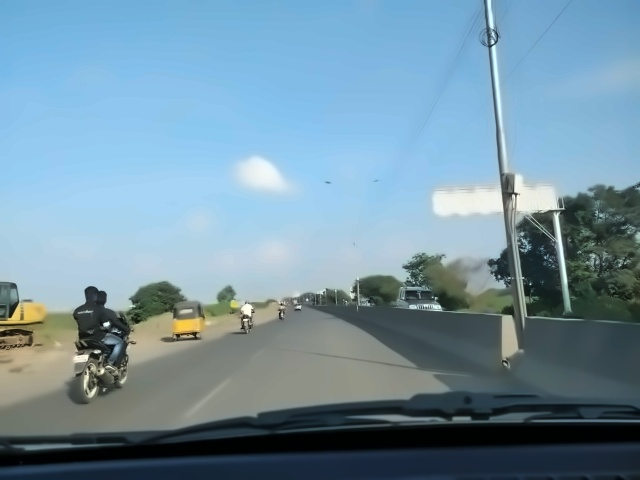
#> input picture dataset/denoise14.jpg, 640 x 480 px, given in place of dayLane.webm, which was not available
$ jupyter execute --allow-errors 'Particle Filter Based Lane Detection.ipynb'   (text cells are left out)
#> lines starting #> are read from the running program, lines starting #| are printed output that depends on the picture; after the words box and inside, x2 and y2 are one past the last pixel; in counts of white or black regions, pixels touching at a corner belong together; pictures that were not available may be replaced by others from this repository, and a replacement may not be noted
[cell 1]
import numpy as np
import scipy
import scipy.stats
from numpy.random import uniform,randn
from numpy.linalg import norm

import os
import sys
import csv
import cv2
import glob
import numpy as np
#from ParticleFilter import ParticleFilter

[cell 2]
# %load ParticleFilter.py
'''
Class: ParticleFilter
implements simple particle filter algorithm.
'''

from filterpy.monte_carlo import systematic_resample
class ParticleFilter:
	def __init__(self,N,x_range,sensor_err,par_std):
#> further down, frame is the input picture: shape (480, 640, 3); mean B, G, R 162.6, 146.1, 116
		self.N = N
		self.x_range = x_range
		self.create_uniform_particles()
		self.weights = np.zeros(N)
		self.u = 0.00
		self.initial_pose = 0
		self.sensor_std_err = sensor_err
		self.particle_std = par_std

	def create_uniform_particles(self):
	    self.particles = np.empty((self.N, 1))
	    self.particles[:, 0] = uniform(self.x_range[0], self.x_range[1], size=self.N)
	    return self.particles


	def predict(self,particles, std, u, dt=1.):
	    self.N = len(particles)
	    self.particles[:,0] += u + (randn(self.N)*std)


	def update(self,particles, weights, z, R, init_var):
	    self.weights.fill(1.)

	    self.distance = np.linalg.norm(self.particles[:, 0:1] - init_var, axis=1)
	    self.weights *= scipy.stats.norm(self.distance, R).pdf(z)

	    self.weights += 1.e-300      # avoid round-off to zero
	    self.weights /= sum(self.weights) # normalize


	def estimate(self,particles, weights):
	    """returns mean and variance of the weighted particles"""
	    self.pos = self.particles[:, 0:1]
	    self.mean = np.average(self.pos, weights=self.weights, axis=0)
	    self.var  = np.average((self.pos - self.mean)**2, weights=self.weights, axis=0)
	    return self.mean, self.var


	def neff(self,weights):
	    return 1. / np.sum(np.square(self.weights)+1.e-300) #handle zero round-off


	def resample_from_index(self,particles, weights, indexes):
	    self.particles[:] = self.particles[self.indexes]
	    self.weights[:] = self.weights[self.indexes]
	    self.weights /= np.sum(self.weights)

	def filterdata(self, data):
	    self.predict(self.particles, u=self.u, std=self.particle_std)
	    self.update(self.particles, self.weights, z=data, R=self.sensor_std_err, init_var=self.initial_pose)
	    if self.neff(self.weights) < self.N/2: #Perform systematic resampling.
	        self.indexes = systematic_resample(self.weights)
	        self.resample_from_index(self.particles, self.weights, self.indexes)
	    mu, _ = self.estimate(self.particles, self.weights)
	    return mu


if __name__ == '__main__':
	print ("ParticlFilter class implementation")
	xl_int_pf=ParticleFilter(N=10000,x_range=(0,800),sensor_err=1,par_std=100)

[cell 3]
def get_praticle_filterImg(image):
    fname = image

    intercepts = []
    xl_int_pf=ParticleFilter(N=1000,x_range=(0,1500),sensor_err=1,par_std=100)
    xl_phs_pf=ParticleFilter(N=1000,x_range=(15,90),sensor_err=0.3,par_std=1)
    xr_int_pf=ParticleFilter(N=1000,x_range=(100,1800),sensor_err=1,par_std=100)
    xr_phs_pf=ParticleFilter(N=1000,x_range=(15,90),sensor_err=0.3,par_std=1)

    #tracking queues
    xl_int_q = [0]*15
    xl_phs_q = [0]*15
    count = 0


    # Load image and prepare output image
    orig_img = fname


    # Scale down the image - Just for better display.
    orig_height,orig_width=orig_img.shape[:2]
#> orig_height = 480; orig_width = 640
    print("orig_height = "+ str(orig_height) + '  ' + "origWidth = "+ str(orig_width))####################
#| orig_height = 480  origWidth = 640
    # orig_img=cv2.resize(orig_img,(orig_width/2,orig_height/2),interpolation = cv2.INTER_CUBIC)
    # orig_height,orig_width=orig_img.shape[:2]

    # Part of the image to be considered for lane detection
    upper_threshold=0.4
    lower_threshold=0.2

    # Copy the part of original image to temporary image for analysis.
    img=orig_img[int(upper_threshold*orig_height):int((1- lower_threshold)*orig_height),:]
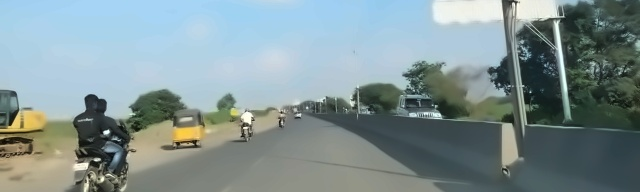
#> img: shape (192, 640, 3); mean B, G, R 148.1, 146.4, 128.8

    # Convert temp image to GRAY scale
    img=cv2.cvtColor(img,cv2.COLOR_BGR2GRAY)
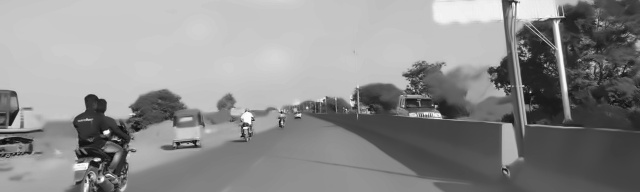
#> img: shape (192, 640); min 9, max 254, mean 141.3
    height,width=img.shape[:2]
#> height = 192; width = 640

        # Image processing to extract better information form images.
        # Adaptive Biateral Filter:
    img = cv2.bilateralFilter(img,9,75,75)
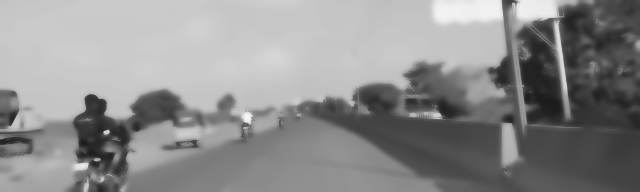
#> img: shape (192, 640); min 26, max 250, mean 141.2
        # Equalize the histogram to account for better contrast in the images.
    img = cv2.equalizeHist(img);
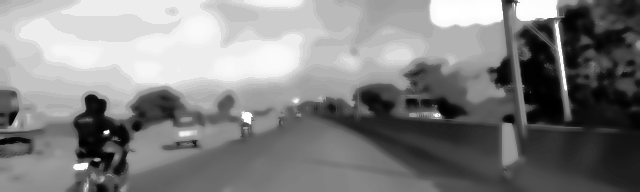
#> img: shape (192, 640); min 0, max 255, mean 129.4
        # Apply Canny Edge Detector to detect the edges in the image.
    bin_img = cv2.Canny(img,30,60,apertureSize = 3)
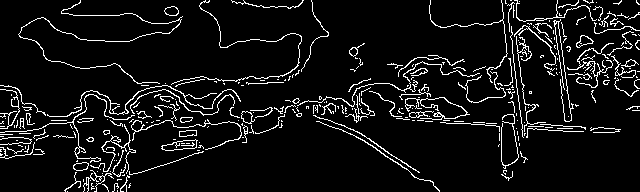
#> bin_img: shape (192, 640); 7.5% white in thin lines or dots
    cv2.imshow('canny',bin_img)

        #Thresholds for lane detection. Emperical values, detected from trial and error.
    xl_low = int(-1*orig_width) # low threshold for left x_intercept
#> xl_low = -640
    xl_high = int(0.8*orig_width) # high threshold for left x_intercept
#> xl_high = 512
    xr_low = int(0.2*orig_width)  # low threshold for right x_intercept
#> xr_low = 128
    xr_high = int(2*orig_width) # high threshold for right x_intercept
#> xr_high = 1280
    xl_phase_threshold = 15  # Minimum angle for left x_intercept
    xr_phase_threshold = 14  # Minimum angle for right x_intercept
    xl_phase_upper_threshold = 80  # Maximum angle for left x_intercept
    xr_phase_upper_threshold = 80  # Maximum angle for right x_intercept

    # Arrays/Containers for intercept values and phase angles.
    xl_arr = np.zeros(xl_high-xl_low)
#> xl_arr = 1152 values from 0 to 0
    xr_arr = np.zeros(xr_high-xr_low)
#> xr_arr = 1152 values from 0 to 0
    xl_phase_arr = []
    xr_phase_arr = []

    # Intercept Bandwidth: Used to assign weights to neighboring pixels.
    intercept_bandwidth = 6

    # Run Probabilistic Hough Transform to extract line segments from Binary image.
    lines=cv2.HoughLinesP(bin_img,rho=1,theta=np.pi/180,threshold=30,minLineLength=20,maxLineGap=5)
#> lines = 93 rows, first 6: [440, 122, 461, 123], [522, 125, 563, 128], [555, 130, 577, 131], [313, 110, 333, 104], [513, 105, 537, 104], [561, 70, 602, 64]
    cv2.imshow('hough',lines)

    # Loop for every single line detected by Hough Transform
    # print len(lines[0])

    for l in lines:
        for x1,y1,x2,y2 in l:
            if(x1<x2 and y1>y2 and x1 < 0.6*width  and x2 > 0.2*width):
                norm = cv2.norm(float(x1-x2),float(y1-y2))
                phase = cv2.phase(np.array(x2-x1,dtype=np.float32), np.array(y1-y2,dtype=np.float32), \
                                  angleInDegrees=True)
                if(phase<xl_phase_threshold or phase > xl_phase_upper_threshold or x1 > 0.5 * orig_width): #Filter out the noisy lines
                    continue
                xl = int(x2 - (height+lower_threshold*orig_height-y2)/np.tan(phase*np.pi/180))
                    # Show the Hough Lines
                cv2.line(orig_img,(x1,y1+int(orig_height*upper_threshold)),(x2,y2+int(orig_height*upper_threshold)), \
                         (0,0,255),2)

                    # If the line segment is a lane, get weights for x-intercepts
                try:
                    for i in range(xl - intercept_bandwidth,xl + intercept_bandwidth):
                        xl_arr[i-xl_low] += (norm**0.5)*y1*(1 - float(abs(i - xl))/(2*intercept_bandwidth))*(phase**2)
                except IndexError:
                    #print ("Debug: Left intercept range invalid:", xl)
                    continue
                xl_phase_arr.append(phase[0][0])

            elif(x1<x2 and y1<y2 and x2>0.6*width and x1 < 0.8*width):
                norm = cv2.norm(float(x1-x2),float(y1-y2))
                phase = cv2.phase(np.array(x2-x1,dtype=np.float32),np.array(y2-y1,dtype=np.float32), \
                                  angleInDegrees=True)
                if(phase<xr_phase_threshold or phase > xr_phase_upper_threshold or x2 < 0.5 * orig_width): #Filter out the noisy lines
                    continue
                xr = int(x1 + (height+lower_threshold*orig_height-y1)/np.tan(phase*np.pi/180))
                    # Show the Hough Lines
                cv2.line(orig_img,(x1,y1+int(orig_height*upper_threshold)),(x2,y2+int(orig_height*upper_threshold)), \
                         (0,0,255),2)
                    # If the line segment is a lane, get weights for x-intercepts
                try:
                    for i in range(xr - intercept_bandwidth,xr + intercept_bandwidth):
                        xr_arr[i-xr_low] += (norm**0.5)*y2*(1 - float(abs(i - xr))/(2*intercept_bandwidth))*(phase**2)
                except IndexError:
                    print ("Debug: Right intercept range invalid:", xr)
                    continue
                xr_phase_arr.append(phase[0][0])
            else:
                pass # Invalid line - Filter out orizontal and other noisy lines.
#> this loop made 93 passes
#> l on passes 1 to 12: [[440, 122, 461, 123]], [[522, 125, 563, 128]], [[555, 130, 577, 131]], [[313, 110, 333, 104]], [[513, 105, 537, 104]], [[561, 70, 602, 64]], [[570, 126, 591, 127]], [[345, 116, 366, 116]], [[573, 74, 605, 72]], [[417, 100, 445, 98]], [[222, 143, 245, 136]], [[260, 80, 290, 72]]
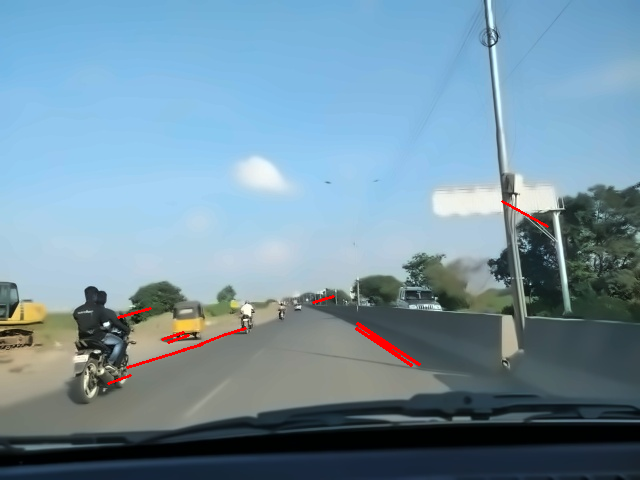
#> orig_img: shape (480, 640, 3); 0.46% of pixels changed, all inside (x1, y1, x2, y2) = (107, 200, 549, 385)
#> after the loop, xl_arr = 1152 values, max 744394.4 at index 482, min 0 at index 0, mean 19986.1; xl_phase_arr = [16.7, 16.93, 16.97, 15.71, 19.29, 15.95, 18.44, 20.86, 19.99]; xr_arr = 1152 values, max 1723159.1 at index 454, min 0 at index 0, mean 23655.2; xr_phase_arr = [33.47, 33.92, 29.05, 34.5, 34.58]

        # Sort the phase array and get the best estimate for phase angle.

    try:
        xl_phase_arr.sort()
        if (xl_phase_arr[-1] < np.mean(xl_phase_arr) + np.std(xl_phase_arr)):
            xl_phase =  xl_phase_arr[-1]
        else :
            xl_phase = np.mean(xl_phase_arr) + np.std(xl_phase_arr)
#> xl_phase = 19.61
    except IndexError:
        print ("Debug: ", fname + " has no left x_intercept information")
        pass
    try:
        xr_phase_arr.sort()
        if (xr_phase_arr[-1] < np.mean(xr_phase_arr) + np.std(xr_phase_arr)):
            xr_phase =  xr_phase_arr[-1]
#> xr_phase = 34.58
        else:
            xr_phase = np.mean(xr_phase_arr) + np.std(xr_phase_arr)
    except IndexError:
        print ("Debug: ", fname + " has no right x_intercept information")
        pass

        # Get the index of x-intercept (700 is for positive numbers for particle filter.)
    pos_int = np.argmax(xl_arr)+xl_low+700
#> pos_int = 542
        # Apply Particle Filter.
    xl_int = xl_int_pf.filterdata(data=pos_int)
#> in update, `self.weights *= scipy.stats.norm(self.distance, R).pdf(z)`: self.weights = 1000 values, max 0.375 at index 874, min 0 at index 0, mean 0.000722
#> in update, `self.weights += 1.e-300`: self.weights = 1000 values, max 0.375 at index 874, min 1e-300 at index 0, mean 0.000722
#> in update, `self.weights /= sum(self.weights)`: self.weights = 1000 values, max 0.52 at index 874, min 1.38e-300 at index 0, mean 0.001
    xl_phs = xl_phs_pf.filterdata(data= xl_phase)

        # Draw lines for display
    cv2.line(orig_img,
        (int(xl_int-700), orig_height),
        (int(xl_int-700) + int(orig_height*0.3/np.tan(xl_phs*np.pi/180)),int(0.7*orig_height)),(0,255,255),2)
        # Apply Particle Filter.
    xr_int = xr_int_pf.filterdata(data=np.argmax(xr_arr)+xr_low)
    xr_phs = xr_phs_pf.filterdata(data=xr_phase)
        # Draw lines for display
    cv2.line(orig_img,
        (int(xr_int), orig_height),
        (int(xr_int) - int(orig_height*0.3/np.tan(xr_phs*np.pi/180)),int(0.7*orig_height)),(0,255,255),2)

        # print "Degbug: %5d\t %5d\t %5d\t %5d %s"%(xl_int-700,np.argmax(xl_arr)+xl_low,xr_int,np.argmax(xr_arr)+xr_low,fname)
    intercepts.append((fname, xl_int[0]-700, xr_int[0]))
    return orig_img

[cell 4]
# %load track.py
#! /usr/bin/env python
# Queue implemented.

# Define the codec and create VideoWriter object
'''fourcc = cv2.VideoWriter_fourcc(*'XVID')
out = cv2.VideoWriter('output/result.avi',fourcc, 20.0, (int(cap.get(3)),(int(cap.get(4)))))
'''
#> (the rest of this cell did not finish here and is left out)

$ run again, on dataset/hist1.jpg
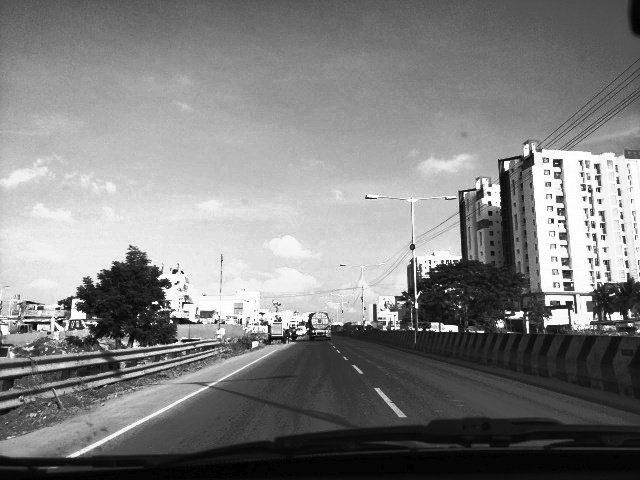
#> input picture dataset/hist1.jpg, 640 x 480 px, given in place of dayLane.webm, which was not available
#> frame is the input picture: shape (480, 640, 3); min 0, max 255, mean 128.1
#| orig_height = 480  origWidth = 640
#> in get_praticle_filterImg, `bin_img = cv2.Canny(img,30,60,apertureSize = 3)`:
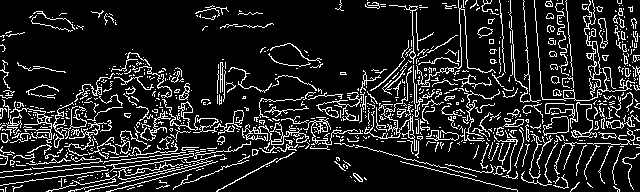
#> bin_img: shape (192, 640); 13.5% white in thin lines or dots
#> lines = 228 rows, first 6: [0, 177, 95, 166], [1, 123, 44, 124], [252, 150, 279, 147], [70, 191, 115, 181], [352, 133, 397, 124], [588, 108, 627, 107]
#> the loop in get_praticle_filterImg, `for l in lines:` made 228 passes
#> after the loop in get_praticle_filterImg, `for l in lines:`:
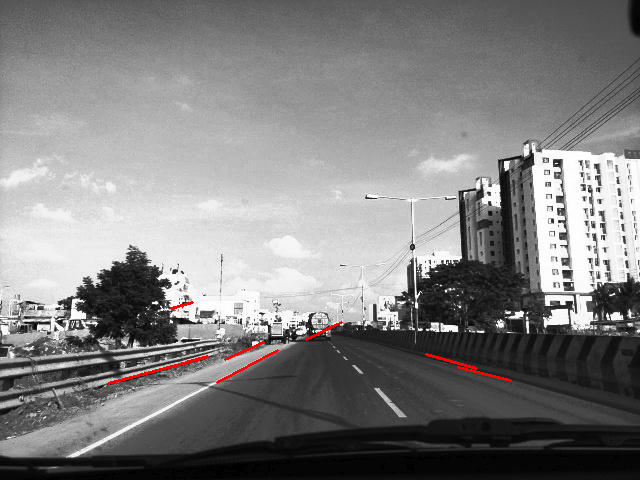
#> orig_img: shape (480, 640, 3); 0.35% of pixels changed, all inside (x1, y1, x2, y2) = (107, 301, 512, 385)
#> after the loop in get_praticle_filterImg, `for l in lines:`: xl_arr = 1152 values, max 1436216.1 at index 673, min 0 at index 0, mean 28963; xl_phase_arr = [25.91, 28.07, 15.01, 15.95, 24.11, 15.26]; xr_arr = 1152 values, max 258460.6 at index 747, min 0 at index 0, mean 3826.7; xr_phase_arr = [15.64, 14.04]
#> xl_phase = 26.16
#> xr_phase = 15.64
#> pos_int = 733
#> in update, `self.weights *= scipy.stats.norm(self.distance, R).pdf(z)`: self.weights = 1000 values, max 0.0166 at index 636, min 0 at index 0, mean 2.35e-05
#> in update, `self.weights += 1.e-300`: self.weights = 1000 values, max 0.0166 at index 636, min 1e-300 at index 0, mean 2.35e-05
#> in update, `self.weights /= sum(self.weights)`: self.weights = 1000 values, max 0.706 at index 636, min 4.26e-299 at index 0, mean 0.001

$ run again, on dataset/ld.jpg
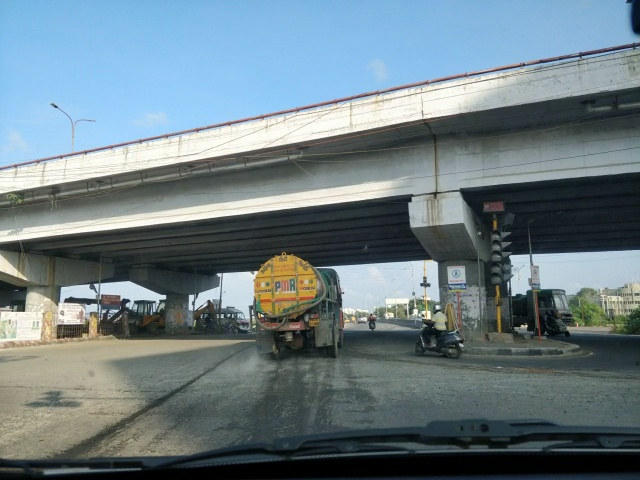
#> input picture dataset/ld.jpg, 640 x 480 px, given in place of dayLane.webm, which was not available
#> frame is the input picture: shape (480, 640, 3); mean B, G, R 131.5, 125.3, 108.8
#| orig_height = 480  origWidth = 640
#> in get_praticle_filterImg, `bin_img = cv2.Canny(img,30,60,apertureSize = 3)`:
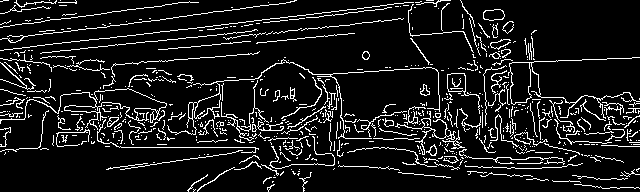
#> bin_img: shape (192, 640); 10.4% white in thin lines or dots
#> lines = 128 rows, first 6: [119, 147, 255, 147], [445, 123, 468, 124], [369, 130, 397, 132], [340, 121, 385, 119], [70, 105, 103, 108], [602, 109, 639, 108]
#> the loop in get_praticle_filterImg, `for l in lines:` made 128 passes
#> after the loop in get_praticle_filterImg, `for l in lines:`:
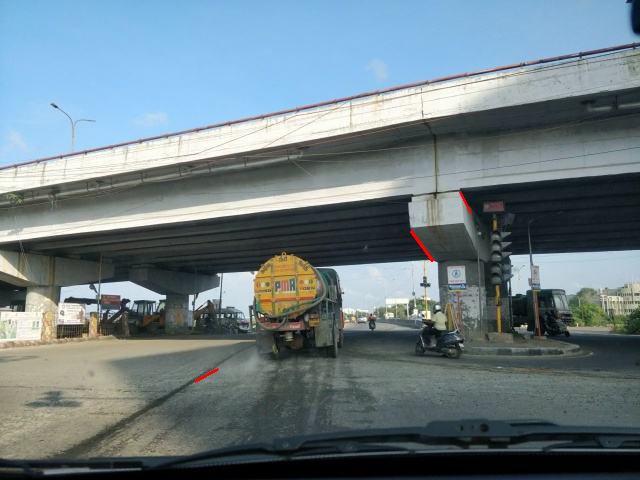
#> orig_img: shape (480, 640, 3); 0.08% of pixels changed, all inside (x1, y1, x2, y2) = (194, 191, 472, 383)
#> after the loop in get_praticle_filterImg, `for l in lines:`: xl_arr = 1152 values, max 902069.4 at index 653, min 0 at index 0, mean 7047.4; xl_phase_arr = [28.61]; xr_arr = 1152 values, max 562868.6 at index 463, min 0 at index 0, mean 6385.6; xr_phase_arr = [63.43, 54.1]
#> xl_phase = 28.61
#> xr_phase = 63.43
#> pos_int = 713
#> in update, `self.weights *= scipy.stats.norm(self.distance, R).pdf(z)`: self.weights = 1000 values, max 0.293 at index 920, min 0 at index 0, mean 0.00056
#> in update, `self.weights += 1.e-300`: self.weights = 1000 values, max 0.293 at index 920, min 1e-300 at index 0, mean 0.00056
#> in update, `self.weights /= sum(self.weights)`: self.weights = 1000 values, max 0.523 at index 920, min 1.78e-300 at index 0, mean 0.001
